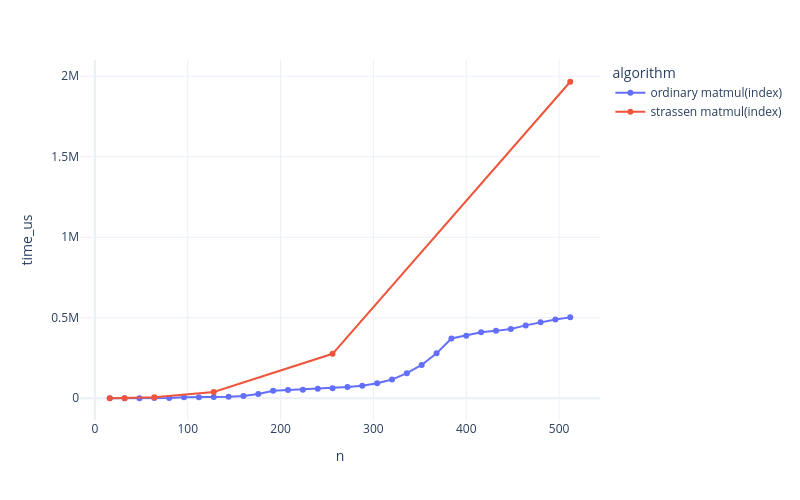

The notebook cell this image was saved under:
### Code cell
fig = px.line(df[df["algorithm"].isin(["ordinary matmul(index)", "strassen matmul(index)"])],
              x='n',
              y='time_us',
              color='algorithm',
              markers=True)
fig.show()

### Figure 1 — Plotly figure (JSON) as saved in the notebook; plotly's stock layout.template omitted (floating-point values rounded to 4 significant figures)
{"data": [{"hovertemplate": "algorithm=ordinary matmul(index)<br>n=%{x}<br>time_us=%{y}<extra></extra>", "legendgroup": "ordinary matmul(index)", "line": {"color": "#636efa", "dash": "solid"}, "marker": {"symbol": "circle"}, "mode": "lines+markers", "name": "ordinary matmul(index)", "orientation": "v", "showlegend": true, "type": "scatter", "x": [16, 32, 48, 64, 80, 96, 112, 128, 144, 160, 176, 192, 208, 224, 240, 256, 272, 288, 304, 320, 336, 352, 368, 384, 400, 416, 432, 448, 464, 480, 496, 512], "xaxis": "x", "y": [15, 122, 725, 976, 1816, 5766, 6660, 7788, 9607, 14476, 25761, 46167, 50784, 53419, 58556, 62424, 69210, 77099, 92709, 116093, 155617, 206753, 278853, 371202, 388907, 409195, 418489, 429862, 452479, 472296, 488589, 502296], "yaxis": "y"}, {"hovertemplate": "algorithm=strassen matmul(index)<br>n=%{x}<br>time_us=%{y}<extra></extra>", "legendgroup": "strassen matmul(index)", "line": {"color": "#EF553B", "dash": "solid"}, "marker": {"symbol": "circle"}, "mode": "lines+markers", "name": "strassen matmul(index)", "orientation": "v", "showlegend": true, "type": "scatter", "x": [16, 32, 64, 128, 256, 512], "xaxis": "x", "y": [111, 783, 5516, 38996, 275940, 1965623], "yaxis": "y"}], "layout": {"height": 500, "legend": {"title": {"text": "algorithm"}, "tracegroupgap": 0}, "margin": {"t": 60}, "width": 800, "xaxis": {"anchor": "y", "domain": [0, 1], "title": {"text": "n"}}, "yaxis": {"anchor": "x", "domain": [0, 1], "title": {"text": "time_us"}}}}
